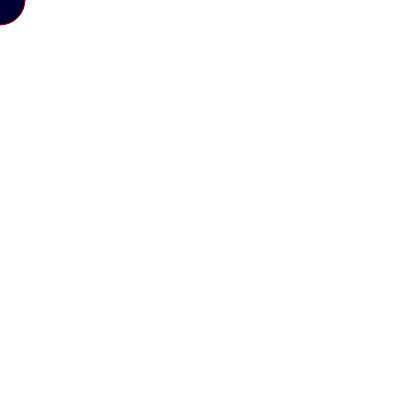
Frame 1 (no input)
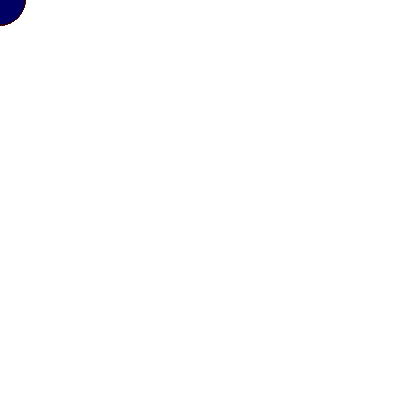
Frame 60 (no input)
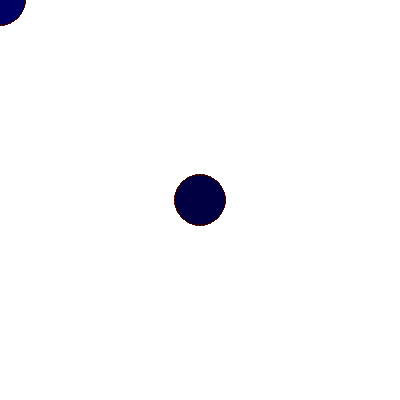
Frame 120 (the mouse pressed at the canvas centre since frame 60)

The p5.js sketch that drew these frames (run headless with seeded random() and noise() and a simulated clock; from frame 60 on, the mouse is pressed at the canvas centre):

// p5.js sketch
// ── sketch.js
function setup() {
  createCanvas(400, 400);
}

function draw() {
  stroke(random(0,255),0,0);
  fill(0,0,random(0,255));
  ellipse (mouseX,mouseY,50);
  stroke(0,255,0);
  fill(random(0,255),0,0)
  arc(mouseX, mouseY,50,50);  
 }
